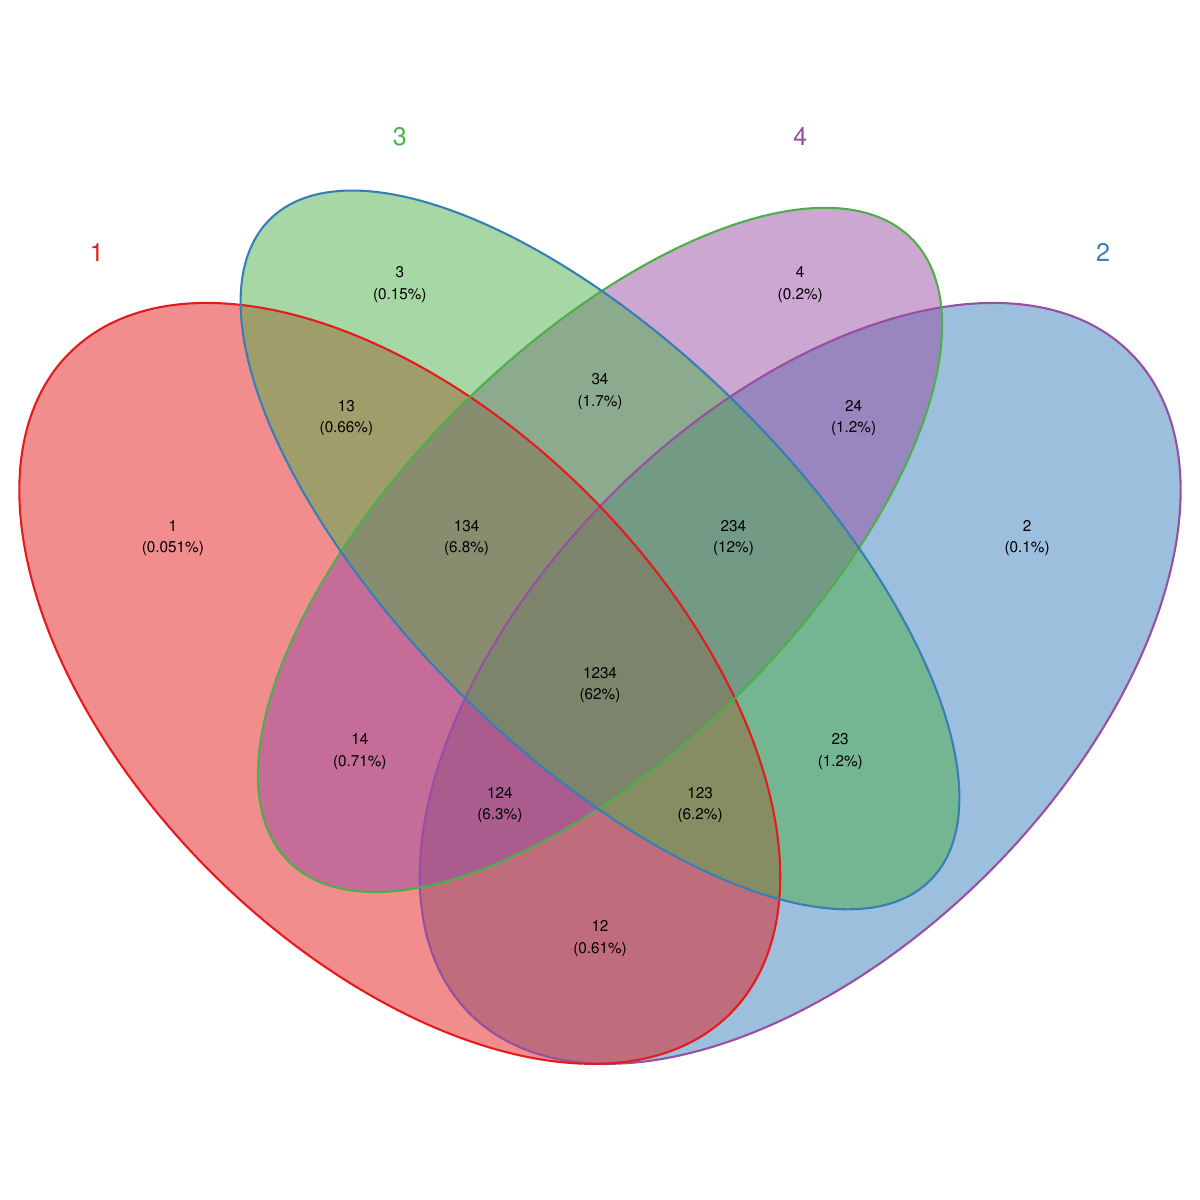

Reproduce this figure in R.
library("RColorBrewer")
library("VennDiagram")
venn.plot <- draw.quad.venn( direct.area = TRUE, area.vector = c( 3, 34, 4, 13, 134, 1234, 234, 24, 1, 14, 124, 123, 23, 2, 12 ), 
    category = c( "1", "2", "3", "4" ), 
    lwd = rep(2, 4 ), 
    lty = rep("solid", 4 ), 
    col = c( brewer.pal(4, "Set1" )[1], brewer.pal(4, "Set1" )[2], brewer.pal(4, "Set1" )[3], brewer.pal(4, "Set1" )[4] ), 
    fill = c( brewer.pal(4, "Set1" )[1], brewer.pal(4, "Set1" )[2], brewer.pal(4, "Set1" )[3], brewer.pal(4, "Set1" )[4] ), 
    cat.col = c( brewer.pal(4, "Set1" )[1], brewer.pal(4, "Set1" )[2], brewer.pal(4, "Set1" )[3], brewer.pal(4, "Set1" )[4] ), 
    alpha = rep(0.5, 4 ), 
    label.col = rep("black", 15 ), 
    cex = rep(.9, 15 ), 
    fontface = rep("plain", 15 ), 
    fontfamily = rep("sans", 15 ), 
    cat.pos = c( -15, 15, 0, 0  ), 
    cat.dist = c( 0.22, 0.22, 0.11, 0.11 ), 
    cat.cex = rep(1.5, 4 ), 
    cat.just = rep(list(c(0.5, 0.5)), 4 ), 
    cat.fontface = rep("plain", 4 ), 
    cat.fontfamily = rep("sans", 4 ), 
    rotation.degree = 0, 
    rotation.centre = c(0.5, 0.5  ), 
    print.mode = c("raw", "percent"  ), 
    sigdigs = 2, 
    ind = FALSE, 
    cex.prop = NULL 
)

pdf("vd.test.4.pdf", width = 12, height = 12)
grid.draw(venn.plot)
dev.off()
